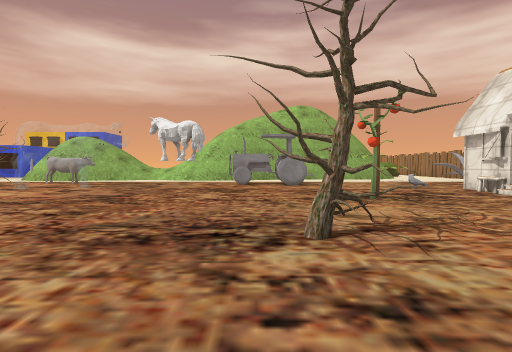
[1] (above)

24 first-person views from a walk through a scene from a Unity 3-D project. The camera is 1.5 m above the floor, tilts 2° down and sees 80° across. The floor is counted in squares, 2 m on a side. Each view is taken from the middle of a square. On the plan, view 1 faces up. The plan holds only what a view shows up to about 10 squares ahead; the rest is blank. The place goes on beyond the plan. The player character is not drawn. Some animated figures are not drawn. Some surface patterns are stand-ins.

[2]
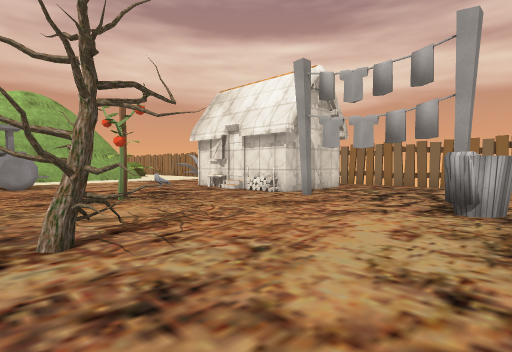

[3]
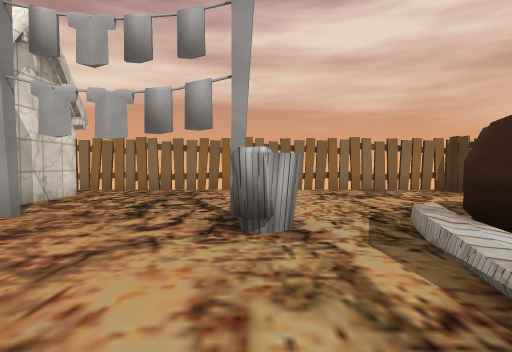

[4]
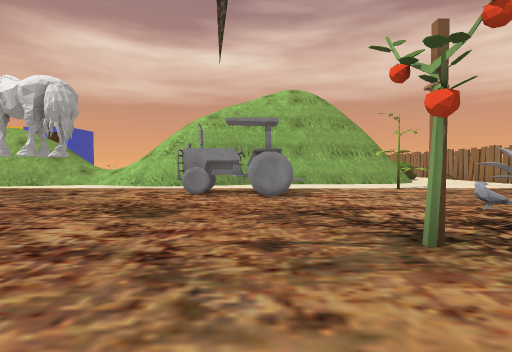

[5]
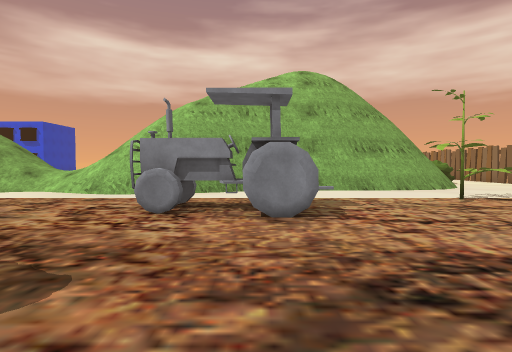

[6]
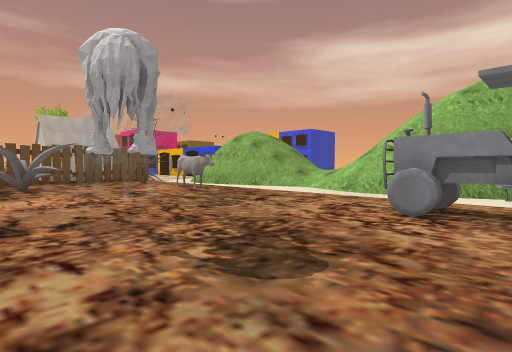

[7]
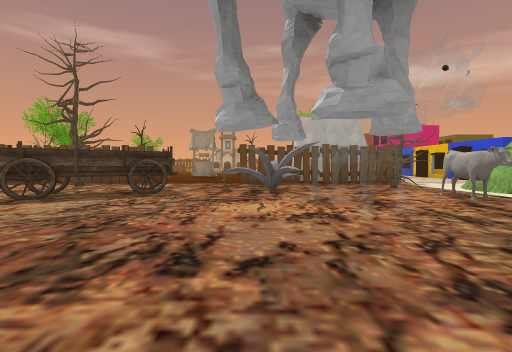

[8]
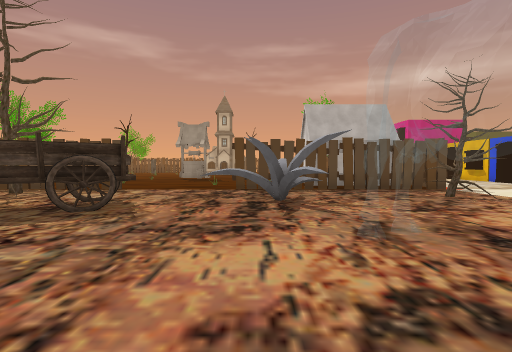

[9]
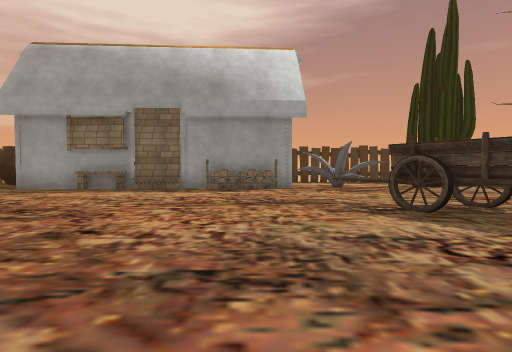

[10]
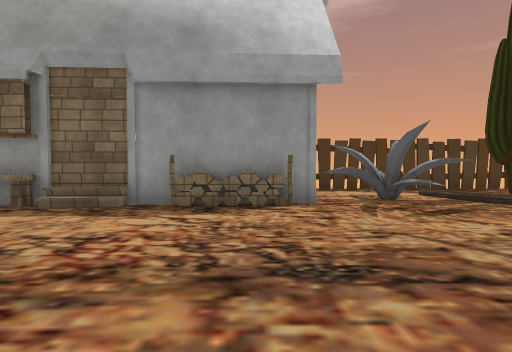

[11]
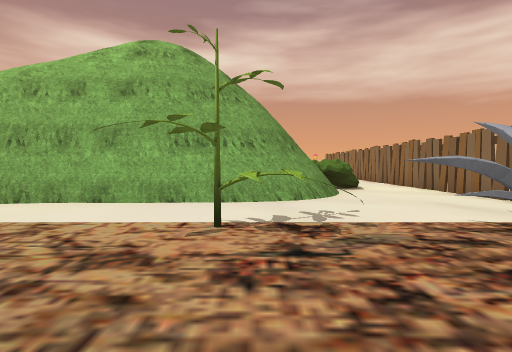

[12]
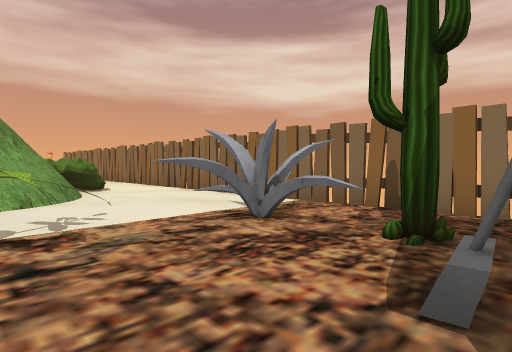

[13]
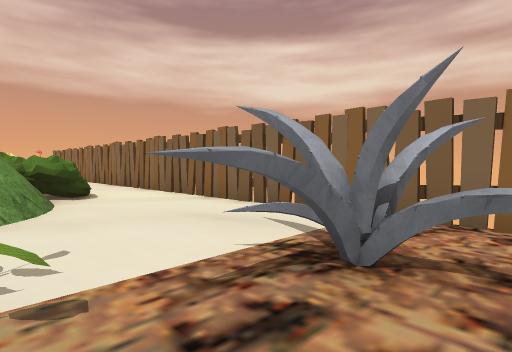

[14]
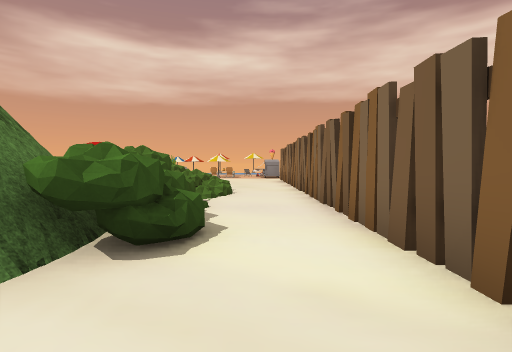

[15]
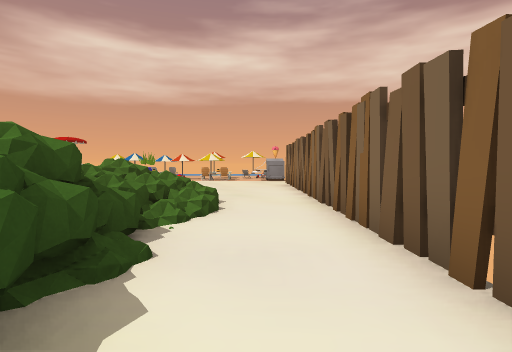

[16]
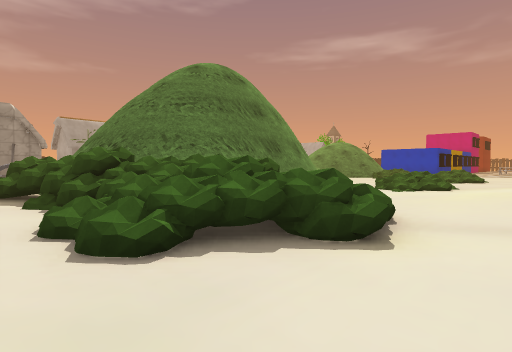

[17]
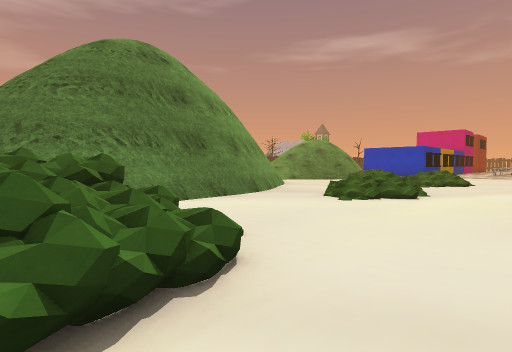

[18]
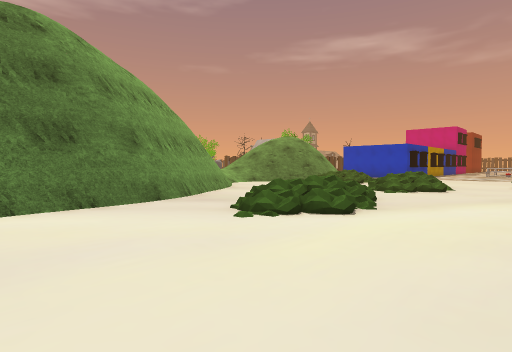

[19]
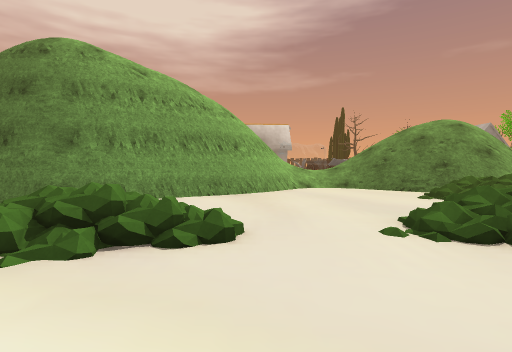

[20]
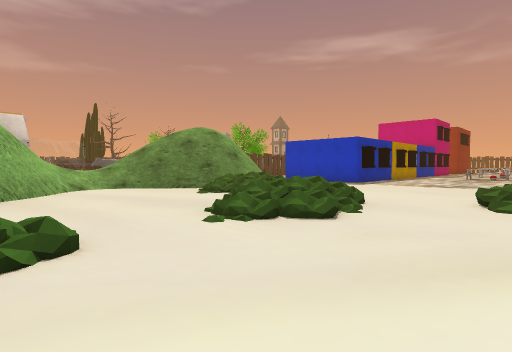

[21]
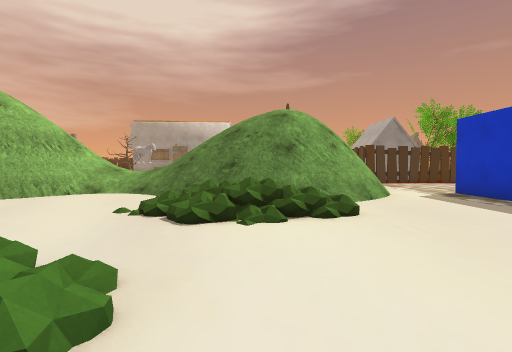

[22]
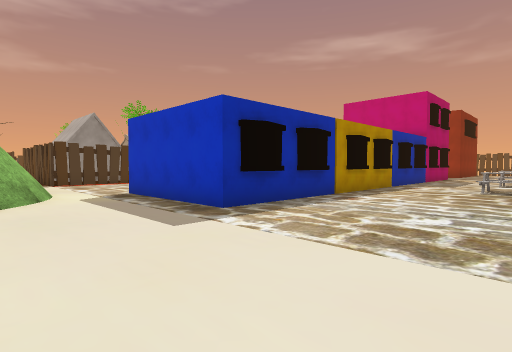

[23]
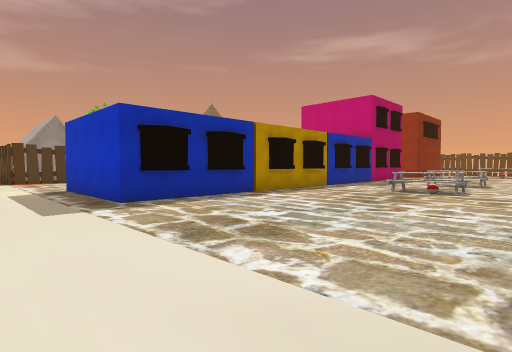

[24]
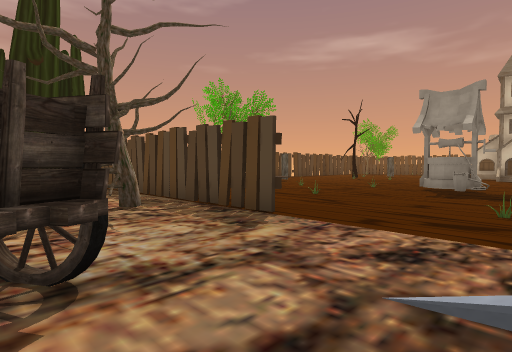

### Floor plan
Key: @ floor where view 1 was taken; # wall or solid block; . main floor; : floor 0.25 m higher than the main floor; + floor 0.5 m higher than the main floor; / step, stairs or slope; = window, fence, low wall or low ledge; ^ raised ledge; v drop or lower ground; P plant; T tree; B barrel; R rock; H thing the floor can be seen under or through; U bush; C cactus; S house; A table; O other object.
Columns run from 21 left of view 1 to 12 right of it. Each row starts with its distance up from view 1.
 29     ......    ...................#
 28 .......... OU....................#
 27 A..........................UUU...#
 26 A............+U+:./UU.....U UUU..#
 25 .............:UU...+U+....UUUU/..#
 24 ...........................UUU/..#
 23 S.S.S.S.....//........##### UU/..#
 22  S S SS....UU ......###   ###U/..#
 21       S....=UU..../##vvvvvvv#UU..#
 20       S...##/==../##v//////vv#U..#
 19       S..##//#=//##/////////v#...#
 18       ...#///////##///vvvvvv##...#
 17       ...     ///////v#######....#
 16        ..     /////v ####........#
 15        ...###  ../##.............#
 14        #...................OO.O..#
 13        #..T.OOO......OOO...O.OOO.#
 12        #..T.........OOOO......O..#
 11        #.......................C.#
 10        #.......O.............O...#
  9        #. OOO.O..........O..#
  8        #...O................#
  7       ....O.............P...#    #
  6 .....O......................###..#
  5 OOO........HH..............#.....#
  4 .O.........HH....................#
  3  ......#....H^........T..........#
  2   ..O..#.TT..#=.......T..........#
  1    ..  #.T....=............B.    #
  0        #.............@...........#
 -1        #.................RR......#
 -2        #....OOO#########.RR......#
 -3        #    .O.             R....#
 -4          #. . .               ...#
 -5          ......                 ##
 -6         #######

Where each view was taken, in squares from view 1:
view 1: 0 up, 0 right, facing up
view 2: 0 up, 0 right, facing up-right
view 3: 1 up, 2 right, facing right
view 4: 4 up, 1 right, facing up
view 5: 7 up, 1 right, facing up
view 6: 7 up, 1 right, facing up-left
view 7: 8 up, 1 left, facing left
view 8: 8 up, 4 left, facing left
view 9: 8 up, 5 left, facing down
view 10: 4 up, 5 left, facing down
view 11: 10 up, 6 right, facing up
view 12: 10 up, 6 right, facing up-right
view 13: 12 up, 7 right, facing up-right
view 14: 17 up, 10 right, facing up
view 15: 20 up, 10 right, facing up
view 16: 29 up, 10 right, facing down-left
view 17: 29 up, 7 right, facing down-left
view 18: 29 up, 4 right, facing down-left
view 19: 29 up, 3 left, facing down
view 20: 29 up, 2 left, facing down-left
view 21: 27 up, 9 left, facing down
view 22: 27 up, 11 left, facing down-left
view 23: 29 up, 12 left, facing down-left
view 24: 7 up, 10 left, facing down-left
